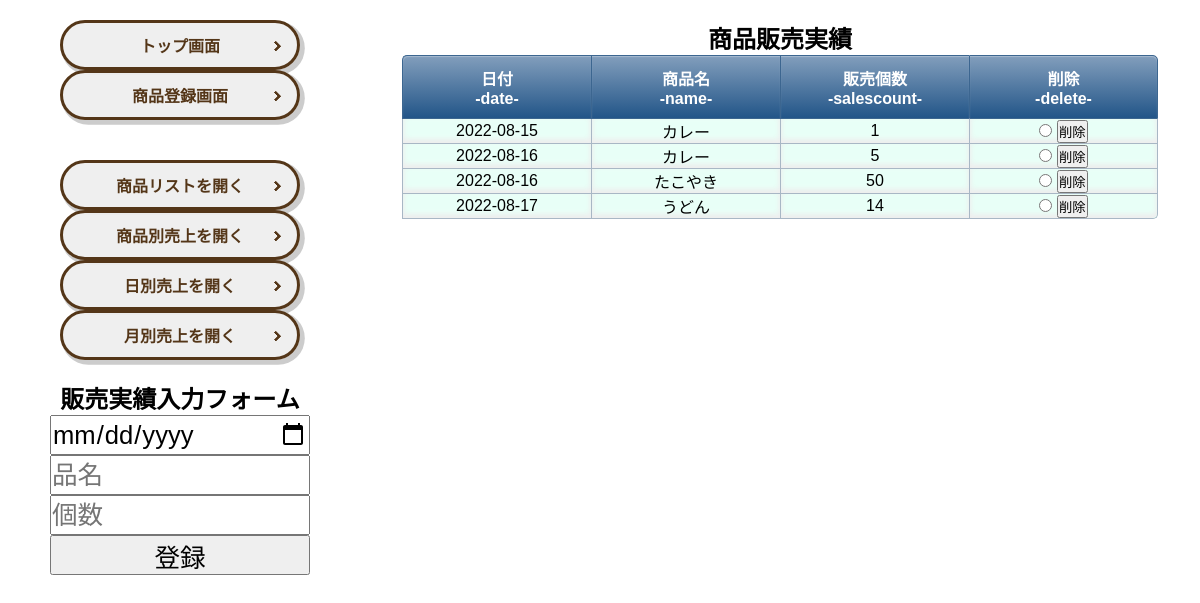
/sales, run on an earlier commit of the app's database.
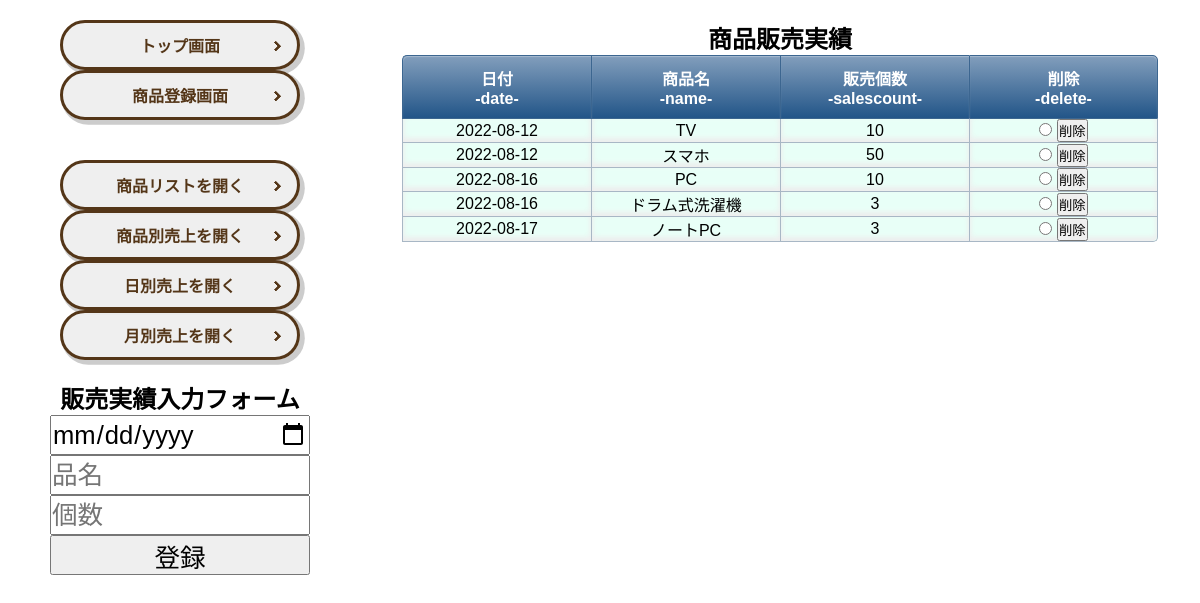
And on a later commit of the database.
### tables this page shows
CREATE TABLE salestable(
                id integer primary key autoincrement,
                date text,
                name text, 
                salesCount integer
                );

### main.py (the view)
@app.route("/sales", methods=["GET","POST"])
def sales():
    menu = data_fetch(DATABASE,'itemstable')
    sales = data_fetch(DATABASE,'salestable')
    join = sum_each_item(DATABASE)
    date_join = sum_daily(DATABASE)
    month_join = sum_monthly(DATABASE)
    menudb = [{'id':data[0],'name':data[1],'price':data[2]} for data in menu]
    salesdb = [{'id':data[0],'date':data[1],'name':data[2],'count':data[3]} for data in sales]
    joindb = [{'name':data[0],'sum':data[1]} for data in join]
    date_joindb = [{'date':data[0],'sum':data[1]} for data in date_join]
    monthlysum_db = [{'date':data[0],'sum':data[1]} for data in month_join]
    return render_template("sales.html",
                           menu_db=menudb,
                           sales_db=salesdb,
                           join_db=joindb,
                           date_join_db=date_joindb,
                           monthlysum_db=monthlysum_db)

### _sql.py (called while the page is built)
def data_fetch(database,table):
    con = sqlite3.connect(database)
    cur = con.cursor()
    if table == 'itemstable':
        db = cur.execute('select * from itemstable').fetchall()
    elif table == 'salestable':
        db = cur.execute('select * from salestable order by date').fetchall()
    cur.close()
    con.close()
    return db

def sum_each_item(database):
    con = sqlite3.connect(database)
    cur = con.cursor()
    db = cur.execute('''select itemstable.name, sum(price*salesCount) as sum
                    from itemstable inner join salestable
                    on itemstable.name = salestable.name
                    group by itemstable.name;''').fetchall()
    cur.close()
    con.close()
    return db

def sum_daily(database):
    con = sqlite3.connect(database)
    cur = con.cursor()
    db = cur.execute('''select date,sum(price*salesCount) as sum
                    from itemstable inner join salestable
                    on itemstable.name=salestable.name
                    group by date''').fetchall()
    cur.close()
    con.close()
    return db

### templates/sales.html (shortened to what this page needs)
{% extends 'base.html' %}
{% block body %}
    <div class="wrapper">
        <div class="left-column">
            <div class="button-container">
                <p class="button_solid017"><a href="{{ url_for('index') }}">トップ画面</a></p>
                <p class="button_solid017"><a href="{{ url_for('items') }}">商品登録画面</a></p>
                <p class="button_solid017"><a href="#" id="js-items">商品リストを開く</a></p>
                <p class="button_solid017"><a href="#" id="js-sales">商品別売上を開く</a></p>
                <p class="button_solid017"><a href="#" id="js-day">日別売上を開く</a></p>
                <p class="button_solid017"><a href="#" id="js-month">月別売上を開く</a></p>
            </div>
            <div class="sales-container-top">
                <div class="form-container">
                    <h2 class="form-title">販売実績入力フォーム</h2>
                    <form method="post" action="{{ url_for('register',key='sales')}}">
                        <p><input type="date" name="date" placeholder="日付" class="form-input" required></p>
                        <p><input name="name" placeholder="品名"  list="item_list" class="form-input" required></p>
                        <p><input type="number" min=0 pattern="^[0-9]+$" name="count" placeholder="個数"  class="form-input" required></p>
                        <p><input type="submit" class="form-input" value="登録"></p>
                    </form>
                </div>
            </div>
        </div>
        <div class="right-column">
            <div class="item-container">
                <h2>商品販売実績</h2>
                <table>
                    <tr>
                        <th>日付<br>-date-</th>
                        <th>商品名<br>-name-</th>
                        <th>販売個数<br>-salescount-</th>
                        <th>削除<br>-delete-</th>
                    </tr>
                    {% for data in sales_db %}
                    <tr>
                        <form method="post" action="{{ url_for('delete', key='sales') }}">
                            <td>{{ data.date }}</td>
                            <td>{{ data.name }}</td>
                            <td>{{ data.count }}</td>
                            <td class="delete_btn">
                                <input type="radio" name="id" value="{{ data.id }}" required>
                                <input class="btn" type="submit" value="削除">
                            </td>
                        </form>
                    </tr>
                    {% endfor %}
                </table>
            </div>
    </div>
{% endblock %}

What changed in the data, as far as the page shows it:
removed salestable: date "2022-08-15", name "カレー", count "1"
removed salestable: date "2022-08-16", name "カレー", count "5"
removed salestable: date "2022-08-16", name "たこやき", count "50"
removed salestable: date "2022-08-17", name "うどん", count "14"
added salestable: date "2022-08-12", name "TV", count "10"
added salestable: date "2022-08-12", name "スマホ", count "50"
added salestable: date "2022-08-16", name "PC", count "10"
added salestable: date "2022-08-16", name "ドラム式洗濯機", count "3"
added salestable: date "2022-08-17", name "ノートPC", count "3"
